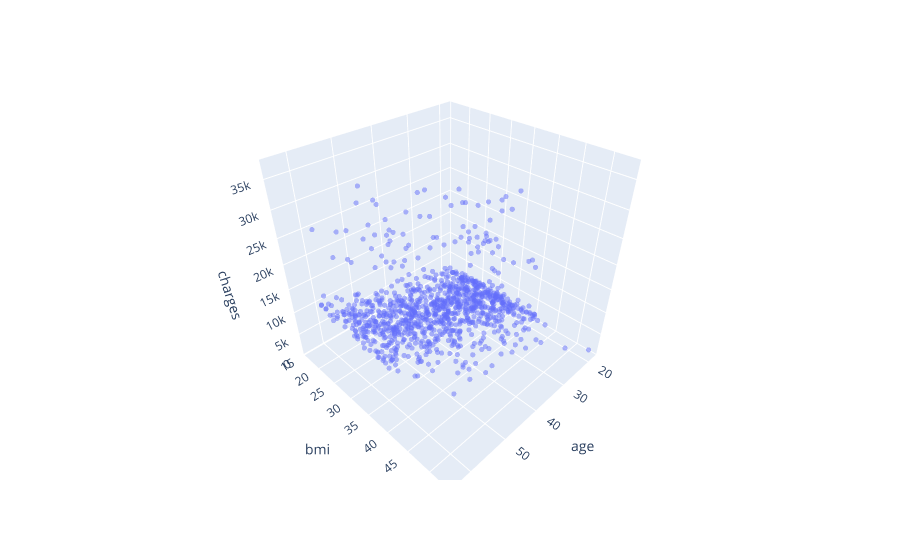

Source (notebook cell):
### Markdown cell above
We can also visualize the relationship between all 3 variables "age", "bmi" and "charges" using a 3D scatter plot.

### Code cell
fig = px.scatter_3d(non_somker_df, x='age', y='bmi', z='charges')
fig.update_traces(marker_size=3, marker_opacity=0.5)
fig.show()

### Figure 1 — Plotly figure (JSON) as saved in the notebook; plotly's stock layout.template omitted (floating-point values rounded to 4 significant figures; data arrays with more than 128 entries replaced by an {"elided": "..."} marker saying what was removed)
{"data": [{"hovertemplate": "age=%{x}<br>bmi=%{y}<br>charges=%{z}<extra></extra>", "legendgroup": "", "marker": {"color": "#636efa", "opacity": 0.5, "size": 3, "symbol": "circle"}, "mode": "markers", "name": "", "scene": "scene", "showlegend": false, "type": "scatter3d", "x": {"elided": "1064 int values"}, "y": {"elided": "1064 float values"}, "z": {"elided": "1064 float values"}}], "layout": {"legend": {"tracegroupgap": 0}, "margin": {"t": 60}, "scene": {"domain": {"x": [0, 1], "y": [0, 1]}, "xaxis": {"title": {"text": "age"}}, "yaxis": {"title": {"text": "bmi"}}, "zaxis": {"title": {"text": "charges"}}}}}
